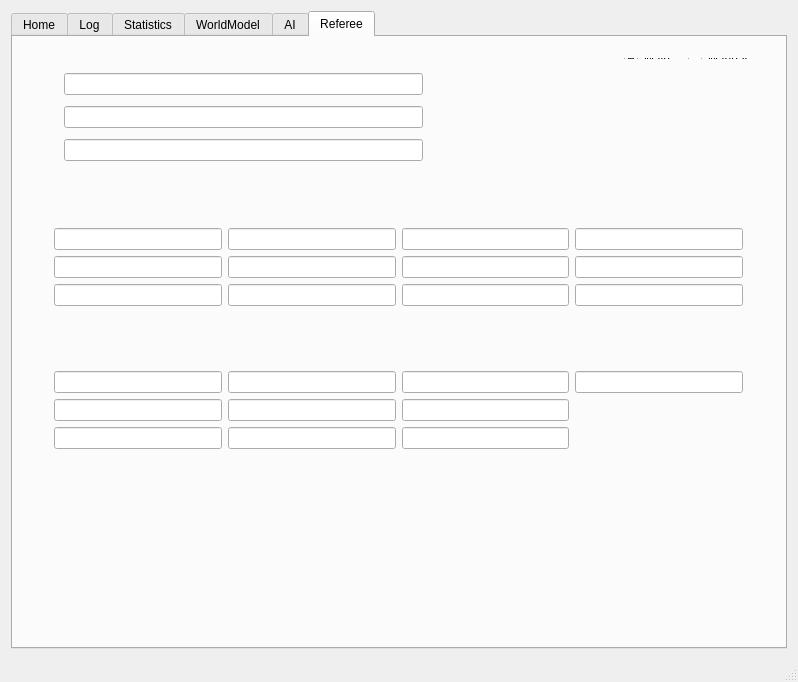
<?xml version="1.0" encoding="UTF-8"?>
<ui version="4.0">
 <class>MainWindow</class>
 <widget class="QMainWindow" name="MainWindow">
  <property name="geometry">
   <rect>
    <x>0</x>
    <y>0</y>
    <width>798</width>
    <height>682</height>
   </rect>
  </property>
  <property name="sizePolicy">
   <sizepolicy hsizetype="Preferred" vsizetype="Preferred">
    <horstretch>0</horstretch>
    <verstretch>0</verstretch>
   </sizepolicy>
  </property>
  <property name="minimumSize">
   <size>
    <width>600</width>
    <height>600</height>
   </size>
  </property>
  <property name="maximumSize">
   <size>
    <width>1920</width>
    <height>1080</height>
   </size>
  </property>
  <property name="windowTitle">
   <string>KN2C SSL v7.0.0</string>
  </property>
  <property name="windowIcon">
   <iconset resource="../resources.qrc">
    <normaloff>:/resources/images/logor2.png</normaloff>:/resources/images/logor2.png</iconset>
  </property>
  <widget class="QWidget" name="centralWidget">
   <layout class="QHBoxLayout" name="horizontalLayout">
    <item>
     <widget class="QTabWidget" name="tabWidget">
      <property name="currentIndex">
       <number>5</number>
      </property>
      <widget class="QWidget" name="tabHome">
       <attribute name="title">
        <string>Home</string>
       </attribute>
       <widget class="QWidget" name="gridLayoutWidget">
        <property name="geometry">
         <rect>
          <x>9</x>
          <y>19</y>
          <width>751</width>
          <height>551</height>
         </rect>
        </property>
        <layout class="QGridLayout" name="gridRender"/>
       </widget>
      </widget>
      <widget class="QWidget" name="tabLog">
       <attribute name="title">
        <string>Log</string>
       </attribute>
       <layout class="QGridLayout" name="gridLayout_2">
        <item row="0" column="0">
         <widget class="QTextEdit" name="txtLog"/>
        </item>
       </layout>
      </widget>
      <widget class="QWidget" name="tabStat">
       <attribute name="title">
        <string>Statistics</string>
       </attribute>
       <widget class="QWidget" name="layoutWidget">
        <property name="geometry">
         <rect>
          <x>10</x>
          <y>210</y>
          <width>701</width>
          <height>371</height>
         </rect>
        </property>
        <layout class="QVBoxLayout" name="verticalLayout_8">
         <item>
          <layout class="QHBoxLayout" name="horizontalLayout_11">
           <item>
            <widget class="QLabel" name="label_10">
             <property name="text">
              <string>VAR 0</string>
             </property>
            </widget>
           </item>
           <item>
            <widget class="QLineEdit" name="txtvar0">
             <property name="maximumSize">
              <size>
               <width>100</width>
               <height>16777215</height>
              </size>
             </property>
            </widget>
           </item>
           <item>
            <widget class="QSlider" name="spnvar0">
             <property name="minimum">
              <number>-1000</number>
             </property>
             <property name="maximum">
              <number>1000</number>
             </property>
             <property name="orientation">
              <enum>Qt::Horizontal</enum>
             </property>
            </widget>
           </item>
          </layout>
         </item>
         <item>
          <layout class="QHBoxLayout" name="horizontalLayout_2">
           <item>
            <widget class="QLabel" name="label">
             <property name="text">
              <string>VAR 1</string>
             </property>
            </widget>
           </item>
           <item>
            <widget class="QLineEdit" name="txtvar1">
             <property name="maximumSize">
              <size>
               <width>100</width>
               <height>16777215</height>
              </size>
             </property>
            </widget>
           </item>
           <item>
            <widget class="QSlider" name="spnvar1">
             <property name="minimum">
              <number>-1000</number>
             </property>
             <property name="maximum">
              <number>1000</number>
             </property>
             <property name="orientation">
              <enum>Qt::Horizontal</enum>
             </property>
            </widget>
           </item>
          </layout>
         </item>
         <item>
          <layout class="QHBoxLayout" name="horizontalLayout_3">
           <item>
            <widget class="QLabel" name="label_2">
             <property name="text">
              <string>VAR 2</string>
             </property>
            </widget>
           </item>
           <item>
            <widget class="QLineEdit" name="txtvar2">
             <property name="maximumSize">
              <size>
               <width>100</width>
               <height>16777215</height>
              </size>
             </property>
            </widget>
           </item>
           <item>
            <widget class="QSlider" name="spnvar2">
             <property name="minimum">
              <number>-1000</number>
             </property>
             <property name="maximum">
              <number>1000</number>
             </property>
             <property name="orientation">
              <enum>Qt::Horizontal</enum>
             </property>
            </widget>
           </item>
          </layout>
         </item>
         <item>
          <layout class="QHBoxLayout" name="horizontalLayout_4">
           <item>
            <widget class="QLabel" name="label_3">
             <property name="text">
              <string>VAR 3</string>
             </property>
            </widget>
           </item>
           <item>
            <widget class="QLineEdit" name="txtvar3">
             <property name="maximumSize">
              <size>
               <width>100</width>
               <height>16777215</height>
              </size>
             </property>
            </widget>
           </item>
           <item>
            <widget class="QSlider" name="spnvar3">
             <property name="minimum">
              <number>-1000</number>
             </property>
             <property name="maximum">
              <number>1000</number>
             </property>
             <property name="orientation">
              <enum>Qt::Horizontal</enum>
             </property>
            </widget>
           </item>
          </layout>
         </item>
         <item>
          <layout class="QHBoxLayout" name="horizontalLayout_5">
           <item>
            <widget class="QLabel" name="label_4">
             <property name="text">
              <string>VAR 4</string>
             </property>
            </widget>
           </item>
           <item>
            <widget class="QLineEdit" name="txtvar4">
             <property name="maximumSize">
              <size>
               <width>100</width>
               <height>16777215</height>
              </size>
             </property>
            </widget>
           </item>
           <item>
            <widget class="QSlider" name="spnvar4">
             <property name="minimum">
              <number>-1000</number>
             </property>
             <property name="maximum">
              <number>1000</number>
             </property>
             <property name="orientation">
              <enum>Qt::Horizontal</enum>
             </property>
            </widget>
           </item>
          </layout>
         </item>
         <item>
          <layout class="QHBoxLayout" name="horizontalLayout_6">
           <item>
            <widget class="QLabel" name="label_5">
             <property name="text">
              <string>VAR 5</string>
             </property>
            </widget>
           </item>
           <item>
            <widget class="QLineEdit" name="txtvar5">
             <property name="maximumSize">
              <size>
               <width>100</width>
               <height>16777215</height>
              </size>
             </property>
            </widget>
           </item>
           <item>
            <widget class="QSlider" name="spnvar5">
             <property name="minimum">
              <number>-1000</number>
             </property>
             <property name="maximum">
              <number>1000</number>
             </property>
             <property name="orientation">
              <enum>Qt::Horizontal</enum>
             </property>
            </widget>
           </item>
          </layout>
         </item>
         <item>
          <layout class="QHBoxLayout" name="horizontalLayout_7">
           <item>
            <widget class="QLabel" name="label_6">
             <property name="text">
              <string>VAR 6</string>
             </property>
            </widget>
           </item>
           <item>
            <widget class="QLineEdit" name="txtvar6">
             <property name="maximumSize">
              <size>
               <width>100</width>
               <height>16777215</height>
              </size>
             </property>
            </widget>
           </item>
           <item>
            <widget class="QSlider" name="spnvar6">
             <property name="minimum">
              <number>-1000</number>
             </property>
             <property name="maximum">
              <number>1000</number>
             </property>
             <property name="orientation">
              <enum>Qt::Horizontal</enum>
             </property>
            </widget>
           </item>
          </layout>
         </item>
         <item>
          <layout class="QHBoxLayout" name="horizontalLayout_8">
           <item>
            <widget class="QLabel" name="label_7">
             <property name="text">
              <string>VAR 7</string>
             </property>
            </widget>
           </item>
           <item>
            <widget class="QLineEdit" name="txtvar7">
             <property name="maximumSize">
              <size>
               <width>100</width>
               <height>16777215</height>
              </size>
             </property>
            </widget>
           </item>
           <item>
            <widget class="QSlider" name="spnvar7">
             <property name="minimum">
              <number>-1000</number>
             </property>
             <property name="maximum">
              <number>1000</number>
             </property>
             <property name="orientation">
              <enum>Qt::Horizontal</enum>
             </property>
            </widget>
           </item>
          </layout>
         </item>
         <item>
          <layout class="QHBoxLayout" name="horizontalLayout_9">
           <item>
            <widget class="QLabel" name="label_8">
             <property name="text">
              <string>VAR 8</string>
             </property>
            </widget>
           </item>
           <item>
            <widget class="QLineEdit" name="txtvar8">
             <property name="maximumSize">
              <size>
               <width>100</width>
               <height>16777215</height>
              </size>
             </property>
            </widget>
           </item>
           <item>
            <widget class="QSlider" name="spnvar8">
             <property name="minimum">
              <number>-1000</number>
             </property>
             <property name="maximum">
              <number>1000</number>
             </property>
             <property name="orientation">
              <enum>Qt::Horizontal</enum>
             </property>
            </widget>
           </item>
          </layout>
         </item>
         <item>
          <layout class="QHBoxLayout" name="horizontalLayout_10">
           <item>
            <widget class="QLabel" name="label_9">
             <property name="text">
              <string>VAR 9</string>
             </property>
            </widget>
           </item>
           <item>
            <widget class="QLineEdit" name="txtvar9">
             <property name="maximumSize">
              <size>
               <width>100</width>
               <height>16777215</height>
              </size>
             </property>
            </widget>
           </item>
           <item>
            <widget class="QSlider" name="spnvar9">
             <property name="minimum">
              <number>-1000</number>
             </property>
             <property name="maximum">
              <number>1000</number>
             </property>
             <property name="orientation">
              <enum>Qt::Horizontal</enum>
             </property>
            </widget>
           </item>
          </layout>
         </item>
        </layout>
       </widget>
       <widget class="QWidget" name="layoutWidget">
        <property name="geometry">
         <rect>
          <x>310</x>
          <y>30</y>
          <width>189</width>
          <height>54</height>
         </rect>
        </property>
        <layout class="QFormLayout" name="formLayout_2">
         <item row="0" column="0">
          <widget class="QLabel" name="label_14">
           <property name="text">
            <string>WM Time</string>
           </property>
          </widget>
         </item>
         <item row="0" column="1">
          <widget class="QLineEdit" name="txtTime"/>
         </item>
         <item row="1" column="0">
          <widget class="QLabel" name="label_15">
           <property name="text">
            <string>Ball Time</string>
           </property>
          </widget>
         </item>
         <item row="1" column="1">
          <widget class="QLineEdit" name="txtTimeBall"/>
         </item>
        </layout>
       </widget>
       <widget class="QWidget" name="layoutWidget">
        <property name="geometry">
         <rect>
          <x>621</x>
          <y>73</y>
          <width>91</width>
          <height>61</height>
         </rect>
        </property>
        <layout class="QVBoxLayout" name="verticalLayout_9">
         <item>
          <widget class="QPushButton" name="btnLoadVars">
           <property name="text">
            <string>Load Vars</string>
           </property>
          </widget>
         </item>
         <item>
          <widget class="QPushButton" name="btnSaveVars">
           <property name="text">
            <string>Save Vars</string>
           </property>
          </widget>
         </item>
        </layout>
       </widget>
       <widget class="QWidget" name="layoutWidget">
        <property name="geometry">
         <rect>
          <x>10</x>
          <y>10</y>
          <width>241</width>
          <height>201</height>
         </rect>
        </property>
        <layout class="QFormLayout" name="formLayout">
         <item row="0" column="0">
          <widget class="QLabel" name="label_11">
           <property name="text">
            <string>Refree</string>
           </property>
          </widget>
         </item>
         <item row="0" column="1">
          <widget class="QLineEdit" name="txtRefreeSpeed"/>
         </item>
         <item row="1" column="0">
          <widget class="QLabel" name="label_29">
           <property name="text">
            <string>R.Man.</string>
           </property>
          </widget>
         </item>
         <item row="1" column="1">
          <widget class="QLineEdit" name="txtRefreeSpeed_2"/>
         </item>
         <item row="2" column="0">
          <widget class="QLabel" name="label_12">
           <property name="text">
            <string>Vision</string>
           </property>
          </widget>
         </item>
         <item row="2" column="1">
          <widget class="QLineEdit" name="txtVisionSpeed"/>
         </item>
         <item row="3" column="0">
          <spacer name="horizontalSpacer">
           <property name="orientation">
            <enum>Qt::Horizontal</enum>
           </property>
           <property name="sizeHint" stdset="0">
            <size>
             <width>40</width>
             <height>20</height>
            </size>
           </property>
          </spacer>
         </item>
         <item row="3" column="1">
          <layout class="QHBoxLayout" name="horizontalLayout_12">
           <item>
            <widget class="QLineEdit" name="txtVisionSpeed_0"/>
           </item>
           <item>
            <widget class="QLineEdit" name="txtVisionSpeed_1"/>
           </item>
          </layout>
         </item>
         <item row="4" column="0">
          <widget class="QLabel" name="label_30">
           <property name="text">
            <string>Trans.</string>
           </property>
          </widget>
         </item>
         <item row="4" column="1">
          <widget class="QLineEdit" name="txtTrans"/>
         </item>
         <item row="5" column="0">
          <widget class="QLabel" name="label_31">
           <property name="text">
            <string>grSim</string>
           </property>
          </widget>
         </item>
         <item row="5" column="1">
          <widget class="QLineEdit" name="txtgrSim"/>
         </item>
         <item row="6" column="0">
          <widget class="QLabel" name="label_61">
           <property name="text">
            <string>AI</string>
           </property>
          </widget>
         </item>
         <item row="6" column="1">
          <widget class="QLineEdit" name="txtAIfps"/>
         </item>
        </layout>
       </widget>
      </widget>
      <widget class="QWidget" name="tabWM">
       <attribute name="title">
        <string>WorldModel</string>
       </attribute>
       <layout class="QGridLayout" name="gridLayout">
        <item row="0" column="0">
         <widget class="QTextEdit" name="txtWM"/>
        </item>
       </layout>
      </widget>
      <widget class="QWidget" name="tab">
       <attribute name="title">
        <string>AI</string>
       </attribute>
       <widget class="QWidget" name="layoutWidget">
        <property name="geometry">
         <rect>
          <x>21</x>
          <y>51</y>
          <width>621</width>
          <height>481</height>
         </rect>
        </property>
        <layout class="QVBoxLayout" name="verticalLayout_12">
         <item>
          <layout class="QHBoxLayout" name="horizontalLayout_28">
           <item>
            <widget class="QLabel" name="label_28">
             <property name="text">
              <string>Play</string>
             </property>
            </widget>
           </item>
           <item>
            <widget class="QLineEdit" name="txtPlay"/>
           </item>
          </layout>
         </item>
         <item>
          <spacer name="verticalSpacer_9">
           <property name="orientation">
            <enum>Qt::Vertical</enum>
           </property>
           <property name="sizeHint" stdset="0">
            <size>
             <width>20</width>
             <height>40</height>
            </size>
           </property>
          </spacer>
         </item>
         <item>
          <layout class="QHBoxLayout" name="horizontalLayout_16">
           <item>
            <widget class="QLabel" name="label_16">
             <property name="text">
              <string>00</string>
             </property>
            </widget>
           </item>
           <item>
            <widget class="QLineEdit" name="txtTactic_0"/>
           </item>
           <item>
            <widget class="QLineEdit" name="txtAgent_0"/>
           </item>
          </layout>
         </item>
         <item>
          <layout class="QHBoxLayout" name="horizontalLayout_17">
           <item>
            <widget class="QLabel" name="label_17">
             <property name="text">
              <string>01</string>
             </property>
            </widget>
           </item>
           <item>
            <widget class="QLineEdit" name="txtTactic_1"/>
           </item>
           <item>
            <widget class="QLineEdit" name="txtAgent_1"/>
           </item>
          </layout>
         </item>
         <item>
          <layout class="QHBoxLayout" name="horizontalLayout_18">
           <item>
            <widget class="QLabel" name="label_18">
             <property name="text">
              <string>02</string>
             </property>
            </widget>
           </item>
           <item>
            <widget class="QLineEdit" name="txtTactic_2"/>
           </item>
           <item>
            <widget class="QLineEdit" name="txtAgent_2"/>
           </item>
          </layout>
         </item>
         <item>
          <layout class="QHBoxLayout" name="horizontalLayout_19">
           <item>
            <widget class="QLabel" name="label_19">
             <property name="text">
              <string>03</string>
             </property>
            </widget>
           </item>
           <item>
            <widget class="QLineEdit" name="txtTactic_3"/>
           </item>
           <item>
            <widget class="QLineEdit" name="txtAgent_3"/>
           </item>
          </layout>
         </item>
         <item>
          <layout class="QHBoxLayout" name="horizontalLayout_20">
           <item>
            <widget class="QLabel" name="label_20">
             <property name="text">
              <string>04</string>
             </property>
            </widget>
           </item>
           <item>
            <widget class="QLineEdit" name="txtTactic_4"/>
           </item>
           <item>
            <widget class="QLineEdit" name="txtAgent_4"/>
           </item>
          </layout>
         </item>
         <item>
          <layout class="QHBoxLayout" name="horizontalLayout_21">
           <item>
            <widget class="QLabel" name="label_21">
             <property name="text">
              <string>05</string>
             </property>
            </widget>
           </item>
           <item>
            <widget class="QLineEdit" name="txtTactic_5"/>
           </item>
           <item>
            <widget class="QLineEdit" name="txtAgent_5"/>
           </item>
          </layout>
         </item>
         <item>
          <layout class="QHBoxLayout" name="horizontalLayout_22">
           <item>
            <widget class="QLabel" name="label_22">
             <property name="text">
              <string>06</string>
             </property>
            </widget>
           </item>
           <item>
            <widget class="QLineEdit" name="txtTactic_6"/>
           </item>
           <item>
            <widget class="QLineEdit" name="txtAgent_6"/>
           </item>
          </layout>
         </item>
         <item>
          <layout class="QHBoxLayout" name="horizontalLayout_23">
           <item>
            <widget class="QLabel" name="label_23">
             <property name="text">
              <string>07</string>
             </property>
            </widget>
           </item>
           <item>
            <widget class="QLineEdit" name="txtTactic_7"/>
           </item>
           <item>
            <widget class="QLineEdit" name="txtAgent_7"/>
           </item>
          </layout>
         </item>
         <item>
          <layout class="QHBoxLayout" name="horizontalLayout_24">
           <item>
            <widget class="QLabel" name="label_24">
             <property name="text">
              <string>08</string>
             </property>
            </widget>
           </item>
           <item>
            <widget class="QLineEdit" name="txtTactic_8"/>
           </item>
           <item>
            <widget class="QLineEdit" name="txtAgent_8"/>
           </item>
          </layout>
         </item>
         <item>
          <layout class="QHBoxLayout" name="horizontalLayout_25">
           <item>
            <widget class="QLabel" name="label_25">
             <property name="text">
              <string>09</string>
             </property>
            </widget>
           </item>
           <item>
            <widget class="QLineEdit" name="txtTactic_9"/>
           </item>
           <item>
            <widget class="QLineEdit" name="txtAgent_9"/>
           </item>
          </layout>
         </item>
         <item>
          <layout class="QHBoxLayout" name="horizontalLayout_26">
           <item>
            <widget class="QLabel" name="label_26">
             <property name="text">
              <string>10</string>
             </property>
            </widget>
           </item>
           <item>
            <widget class="QLineEdit" name="txtTactic_10"/>
           </item>
           <item>
            <widget class="QLineEdit" name="txtAgent_10"/>
           </item>
          </layout>
         </item>
         <item>
          <layout class="QHBoxLayout" name="horizontalLayout_27">
           <item>
            <widget class="QLabel" name="label_27">
             <property name="text">
              <string>11</string>
             </property>
            </widget>
           </item>
           <item>
            <widget class="QLineEdit" name="txtTactic_11"/>
           </item>
           <item>
            <widget class="QLineEdit" name="txtAgent_11"/>
           </item>
          </layout>
         </item>
        </layout>
       </widget>
      </widget>
      <widget class="QWidget" name="tabRef">
       <attribute name="title">
        <string>Referee</string>
       </attribute>
       <widget class="QWidget" name="layoutWidget">
        <property name="geometry">
         <rect>
          <x>30</x>
          <y>180</y>
          <width>711</width>
          <height>301</height>
         </rect>
        </property>
        <layout class="QVBoxLayout" name="verticalLayout_11">
         <item>
          <layout class="QHBoxLayout" name="horizontalLayout_13">
           <item>
            <layout class="QVBoxLayout" name="verticalLayout">
             <item>
              <widget class="QLineEdit" name="txtcmgs_1"/>
             </item>
             <item>
              <widget class="QLineEdit" name="txtcmgs_2"/>
             </item>
             <item>
              <widget class="QLineEdit" name="txtcmgs_3"/>
             </item>
             <item>
              <spacer name="verticalSpacer">
               <property name="orientation">
                <enum>Qt::Vertical</enum>
               </property>
               <property name="sizeHint" stdset="0">
                <size>
                 <width>20</width>
                 <height>40</height>
                </size>
               </property>
              </spacer>
             </item>
            </layout>
           </item>
           <item>
            <layout class="QVBoxLayout" name="verticalLayout_2">
             <item>
              <widget class="QLineEdit" name="txtcmgs_4"/>
             </item>
             <item>
              <widget class="QLineEdit" name="txtcmgs_5"/>
             </item>
             <item>
              <widget class="QLineEdit" name="txtcmgs_6"/>
             </item>
             <item>
              <spacer name="verticalSpacer_2">
               <property name="orientation">
                <enum>Qt::Vertical</enum>
               </property>
               <property name="sizeHint" stdset="0">
                <size>
                 <width>20</width>
                 <height>40</height>
                </size>
               </property>
              </spacer>
             </item>
            </layout>
           </item>
           <item>
            <layout class="QVBoxLayout" name="verticalLayout_3">
             <item>
              <widget class="QLineEdit" name="txtcmgs_7"/>
             </item>
             <item>
              <widget class="QLineEdit" name="txtcmgs_8"/>
             </item>
             <item>
              <widget class="QLineEdit" name="txtcmgs_9"/>
             </item>
             <item>
              <spacer name="verticalSpacer_3">
               <property name="orientation">
                <enum>Qt::Vertical</enum>
               </property>
               <property name="sizeHint" stdset="0">
                <size>
                 <width>20</width>
                 <height>40</height>
                </size>
               </property>
              </spacer>
             </item>
            </layout>
           </item>
           <item>
            <layout class="QVBoxLayout" name="verticalLayout_4">
             <item>
              <widget class="QLineEdit" name="txtcmgs_10"/>
             </item>
             <item>
              <widget class="QLineEdit" name="txtcmgs_11"/>
             </item>
             <item>
              <widget class="QLineEdit" name="txtcmgs_12"/>
             </item>
             <item>
              <spacer name="verticalSpacer_4">
               <property name="orientation">
                <enum>Qt::Vertical</enum>
               </property>
               <property name="sizeHint" stdset="0">
                <size>
                 <width>20</width>
                 <height>40</height>
                </size>
               </property>
              </spacer>
             </item>
            </layout>
           </item>
          </layout>
         </item>
         <item>
          <layout class="QHBoxLayout" name="horizontalLayout_14">
           <item>
            <layout class="QVBoxLayout" name="verticalLayout_5">
             <item>
              <widget class="QLineEdit" name="txtcmgs_13"/>
             </item>
             <item>
              <widget class="QLineEdit" name="txtcmgs_14"/>
             </item>
             <item>
              <widget class="QLineEdit" name="txtcmgs_15"/>
             </item>
             <item>
              <spacer name="verticalSpacer_5">
               <property name="orientation">
                <enum>Qt::Vertical</enum>
               </property>
               <property name="sizeHint" stdset="0">
                <size>
                 <width>20</width>
                 <height>40</height>
                </size>
               </property>
              </spacer>
             </item>
            </layout>
           </item>
           <item>
            <layout class="QVBoxLayout" name="verticalLayout_6">
             <item>
              <widget class="QLineEdit" name="txtcmgs_16"/>
             </item>
             <item>
              <widget class="QLineEdit" name="txtcmgs_17"/>
             </item>
             <item>
              <widget class="QLineEdit" name="txtcmgs_18"/>
             </item>
             <item>
              <spacer name="verticalSpacer_6">
               <property name="orientation">
                <enum>Qt::Vertical</enum>
               </property>
               <property name="sizeHint" stdset="0">
                <size>
                 <width>20</width>
                 <height>40</height>
                </size>
               </property>
              </spacer>
             </item>
            </layout>
           </item>
           <item>
            <layout class="QVBoxLayout" name="verticalLayout_7">
             <item>
              <widget class="QLineEdit" name="txtcmgs_19"/>
             </item>
             <item>
              <widget class="QLineEdit" name="txtcmgs_20"/>
             </item>
             <item>
              <widget class="QLineEdit" name="txtcmgs_21"/>
             </item>
             <item>
              <spacer name="verticalSpacer_7">
               <property name="orientation">
                <enum>Qt::Vertical</enum>
               </property>
               <property name="sizeHint" stdset="0">
                <size>
                 <width>20</width>
                 <height>40</height>
                </size>
               </property>
              </spacer>
             </item>
            </layout>
           </item>
           <item>
            <layout class="QVBoxLayout" name="verticalLayout_10">
             <item>
              <widget class="QLineEdit" name="txtcmgs_22"/>
             </item>
             <item>
              <spacer name="verticalSpacer_8">
               <property name="orientation">
                <enum>Qt::Vertical</enum>
               </property>
               <property name="sizeHint" stdset="0">
                <size>
                 <width>20</width>
                 <height>40</height>
                </size>
               </property>
              </spacer>
             </item>
            </layout>
           </item>
          </layout>
         </item>
        </layout>
       </widget>
       <widget class="QWidget" name="layoutWidget">
        <property name="geometry">
         <rect>
          <x>600</x>
          <y>10</y>
          <width>151</width>
          <height>23</height>
         </rect>
        </property>
        <layout class="QHBoxLayout" name="horizontalLayout_15">
         <item>
          <widget class="QRadioButton" name="rdoRefMain">
           <property name="text">
            <string>Main</string>
           </property>
           <property name="checked">
            <bool>true</bool>
           </property>
          </widget>
         </item>
         <item>
          <widget class="QRadioButton" name="rdoRefManual">
           <property name="text">
            <string>Manual</string>
           </property>
          </widget>
         </item>
        </layout>
       </widget>
       <widget class="QWidget" name="">
        <property name="geometry">
         <rect>
          <x>40</x>
          <y>20</y>
          <width>381</width>
          <height>121</height>
         </rect>
        </property>
        <layout class="QVBoxLayout" name="verticalLayout_13">
         <item>
          <widget class="QLineEdit" name="txtrefgs"/>
         </item>
         <item>
          <widget class="QLineEdit" name="txtrefgs_2"/>
         </item>
         <item>
          <widget class="QLineEdit" name="txtPlay_2"/>
         </item>
        </layout>
       </widget>
      </widget>
     </widget>
    </item>
   </layout>
  </widget>
  <widget class="QMenuBar" name="menuBar">
   <property name="geometry">
    <rect>
     <x>0</x>
     <y>0</y>
     <width>798</width>
     <height>20</height>
    </rect>
   </property>
  </widget>
  <widget class="QStatusBar" name="statusBar"/>
 </widget>
 <layoutdefault spacing="6" margin="11"/>
 <resources>
  <include location="../resources.qrc"/>
 </resources>
 <connections/>
</ui>
